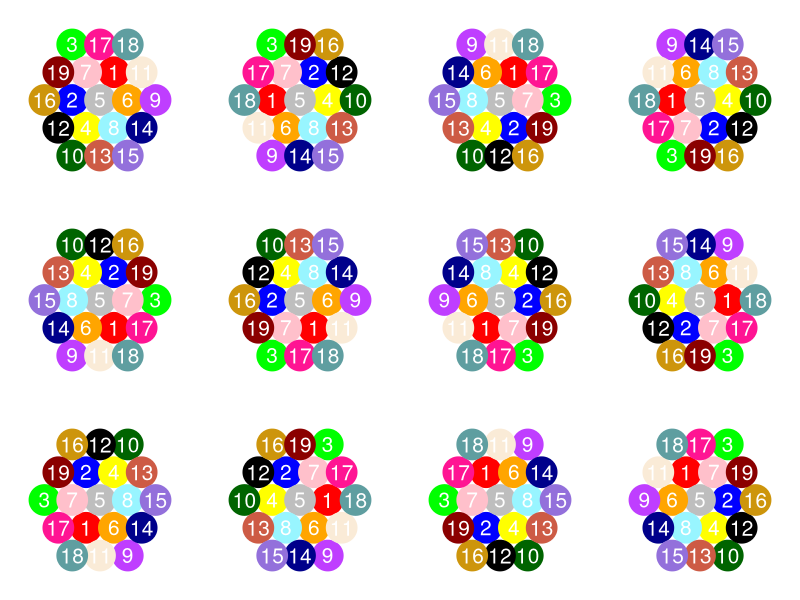

This figure's R source:
# setwd("/Users/lunafrauhammer/Desktop")

list <- readLines("results_edit.txt")


## Speichert die einzelnen Loesungen in eigenen Vektoren ##
for(i in 1:12){
  nam <- paste("l", i, sep = "")
  assign(nam, as.integer(unlist(strsplit(list[i], split = " "))))
}

## Koordinaten erstellen ## 
x <- c(2, 3, 4, 1.5, 2.5, 3.5, 4.5, 1, 2, 3, 4, 5, 1.5, 2.5, 3.5, 4.5, 2, 3, 4)
y <- c(5, 5, 5, 4, 4, 4, 4, 3, 3, 3, 3, 3, 2, 2, 2, 2, 1, 1, 1)

## Farben festlegen ## 
colors <- c("red", "blue", "green", "yellow", "grey", "orange", 
            "pink", "cadetblue1", "darkorchid1", "darkgreen", 
            "antiquewhite", "black", "coral3", "blue4", 
            "mediumpurple", "darkgoldenrod3", "deeppink", "cadetblue", 
            "darkred")
# die Zuordnung erfolgt durch den Index automatisch: 1 = rot, 2 = blau, ...


## Plot Erstellen ## 

# png("Aristotle.png", units="in", width = 10, height= 10 * 0.75, res=300)

par(mfrow = c(3, 4), mai = c(0.1, 0.1, 0.1, 0.1))

for(i in 1:12){ # erstellt fuer jede Loesung einen eigenen Plot
  l <- as.integer(unlist(strsplit(list[i], split = " ")))
  dat <- data.frame(x, y, z = l)
  dat <- dat[order(dat$z), ] # WICHTIG: Den Dataframe anhand der neuen Variable sortieren, 
  # so stellt man sicher, dass die Farben immer den gleichen Nummern zugeordnet werden, aber
  # unterschiedliche Koordinaten haben
  plot(dat$x, dat$y, pch = 19, cex = 6.2, ylim = c(0, 6), xlim = c(0, 6), col = colors, 
       ylab = "", xlab = "", yaxt = "n", xaxt = "n", bty = "n")
  text(dat$x, dat$y, labels=1:19, cex=1.9, col = "white")
}

# dev.off()